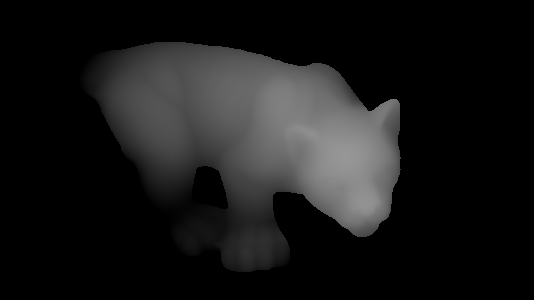
#> input picture surface_normals/TestCode_SurfaceNomal/data/test_img.png, 534 x 300 px, given in place of 0000000100.png, which was not available
$ python evaluate_felzenshalb_scale.py
#> lines starting #> are read from the running program, lines starting #| are printed output that depends on the picture; pictures that were not available may be replaced by others from this repository, and a replacement may not be noted
#####
# Test superpixel algorithm on image
####


import matplotlib.pyplot as plt
import numpy as np

from skimage.color import rgb2gray
from skimage.filters import sobel
from skimage.segmentation import felzenszwalb, slic, quickshift, watershed
from skimage.segmentation import mark_boundaries
from skimage.util import img_as_float

from skimage.io import imread

from test.util import *

#t = convert_kitti_to_superpixel("C:/Users/helge/Desktop/KITTI", KittiCamera.color_left, "")

img = imread("images/0000000100.png")
#> img is the input picture: shape (300, 534); min 0, max 150, mean 23.9

img = img_as_float(img)


segments_fz_50 = felzenszwalb(img, scale=50, sigma=1.0, min_size=50)
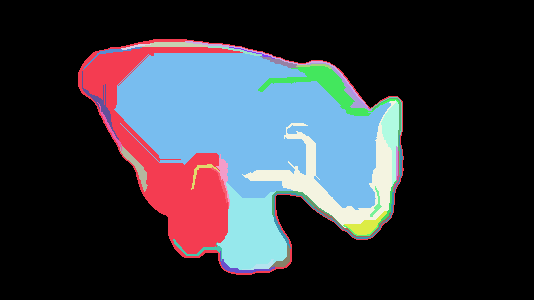
#> segments_fz_50: shape (300, 534) int64; 39 distinct labels, from 0 to 38; one colour per label, 0 black
segments_fz_100 = felzenszwalb(img, scale=100, sigma=1.0, min_size=50)
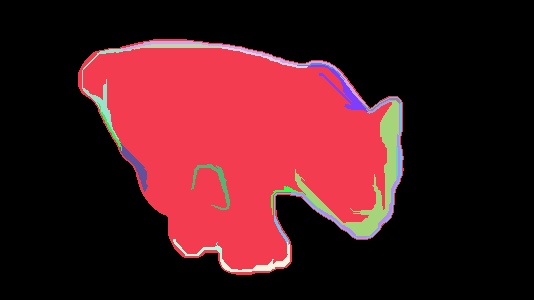
#> segments_fz_100: shape (300, 534) int64; 20 distinct labels, from 0 to 19; one colour per label, 0 black
segments_fz_150 = felzenszwalb(img, scale=150, sigma=1.0, min_size=50)
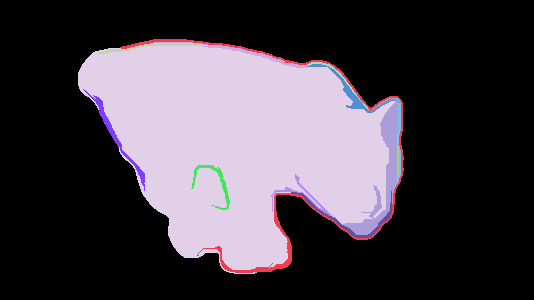
#> segments_fz_150: shape (300, 534) int64; 15 distinct labels, from 0 to 14; one colour per label, 0 black
segments_fz_200 = felzenszwalb(img, scale=200, sigma=1.0, min_size=50)
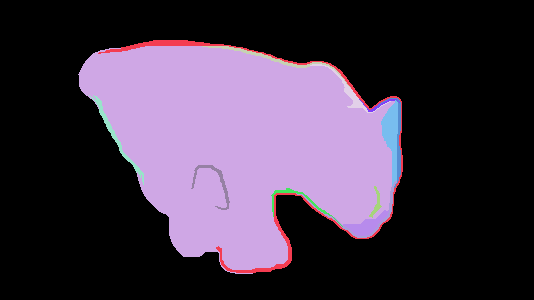
#> segments_fz_200: shape (300, 534) int64; 14 distinct labels, from 0 to 13; one colour per label, 0 black

fig, ax = plt.subplots(2, 2, figsize=(10, 10), sharex=True, sharey=True)

ax[0, 0].imshow(mark_boundaries(img, segments_fz_50))
ax[0, 0].set_title("Scale 50")
ax[0, 1].imshow(mark_boundaries(img, segments_fz_100))
ax[0, 1].set_title("Scale 100")
ax[1, 0].imshow(mark_boundaries(img, segments_fz_150))
ax[1, 0].set_title("Scale 150")
ax[1, 1].imshow(mark_boundaries(img, segments_fz_200))
ax[1, 1].set_title("Scale 200")

for a in ax.ravel():
    a.set_axis_off()

plt.tight_layout()
plt.show()
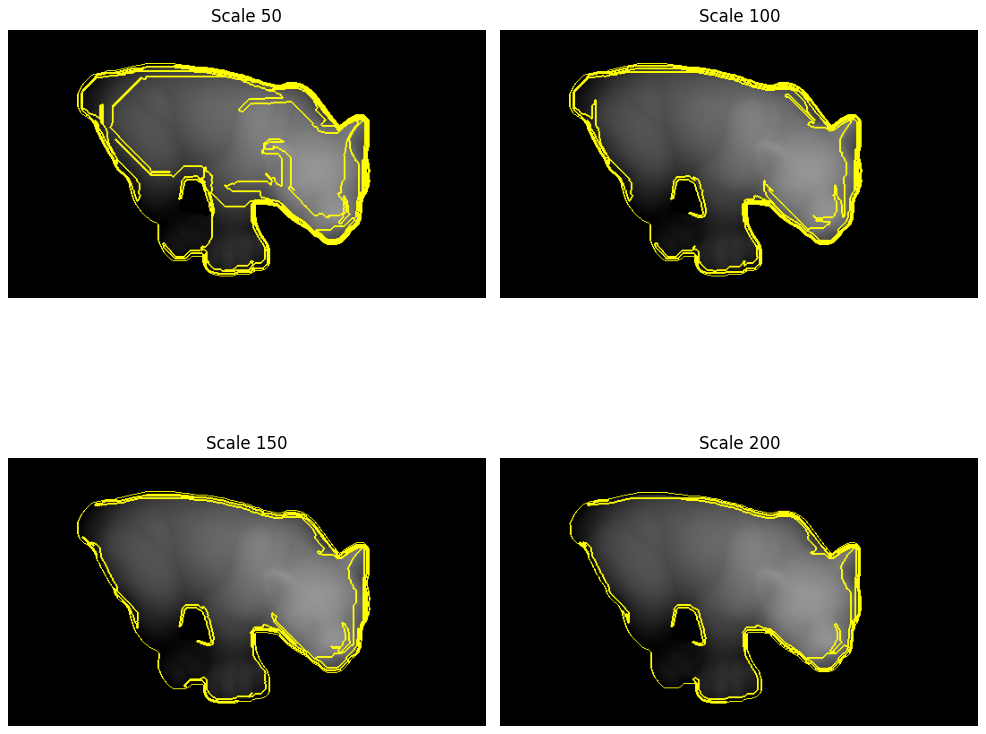
#> figure drawn by matplotlib, 4 panels
